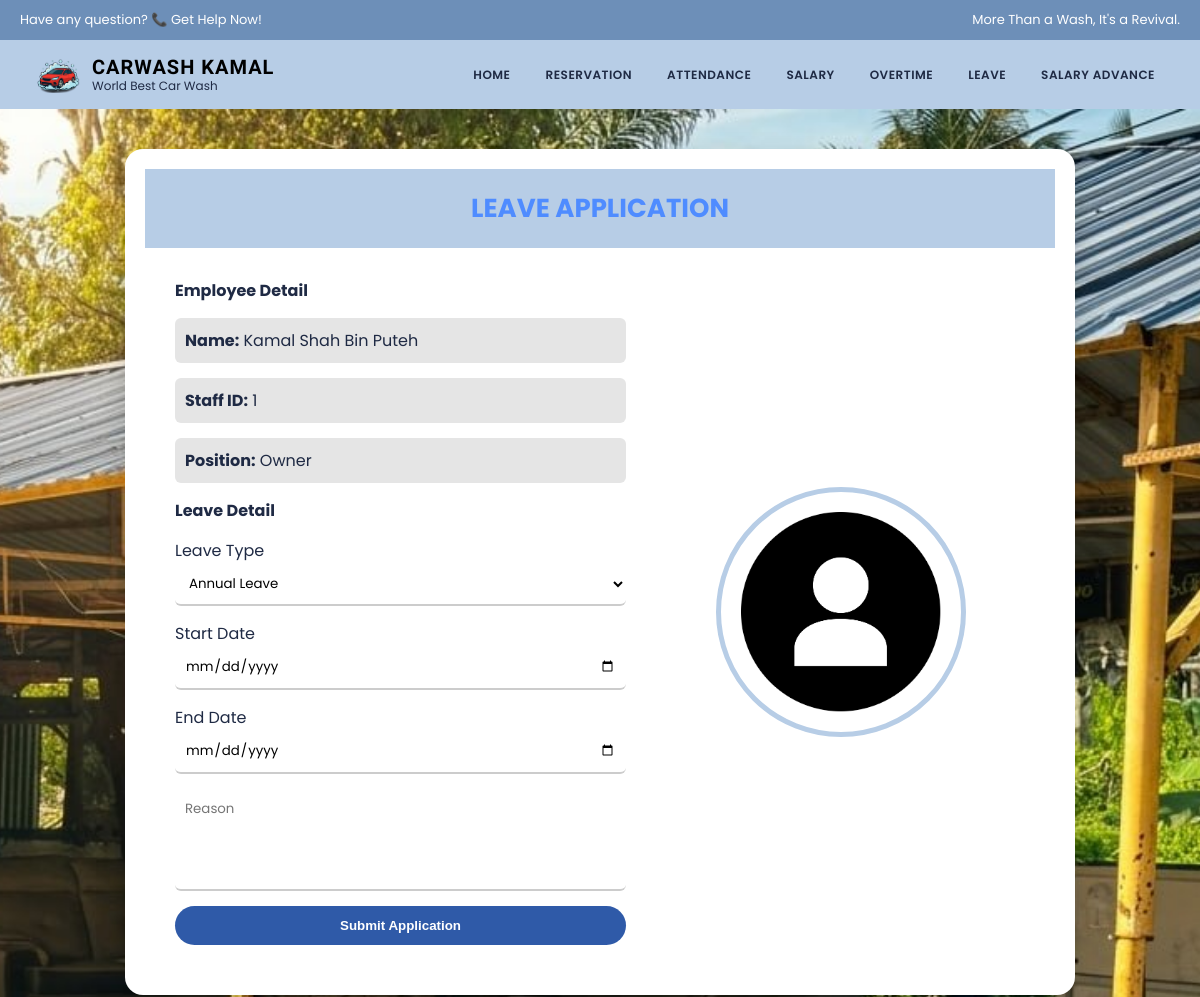
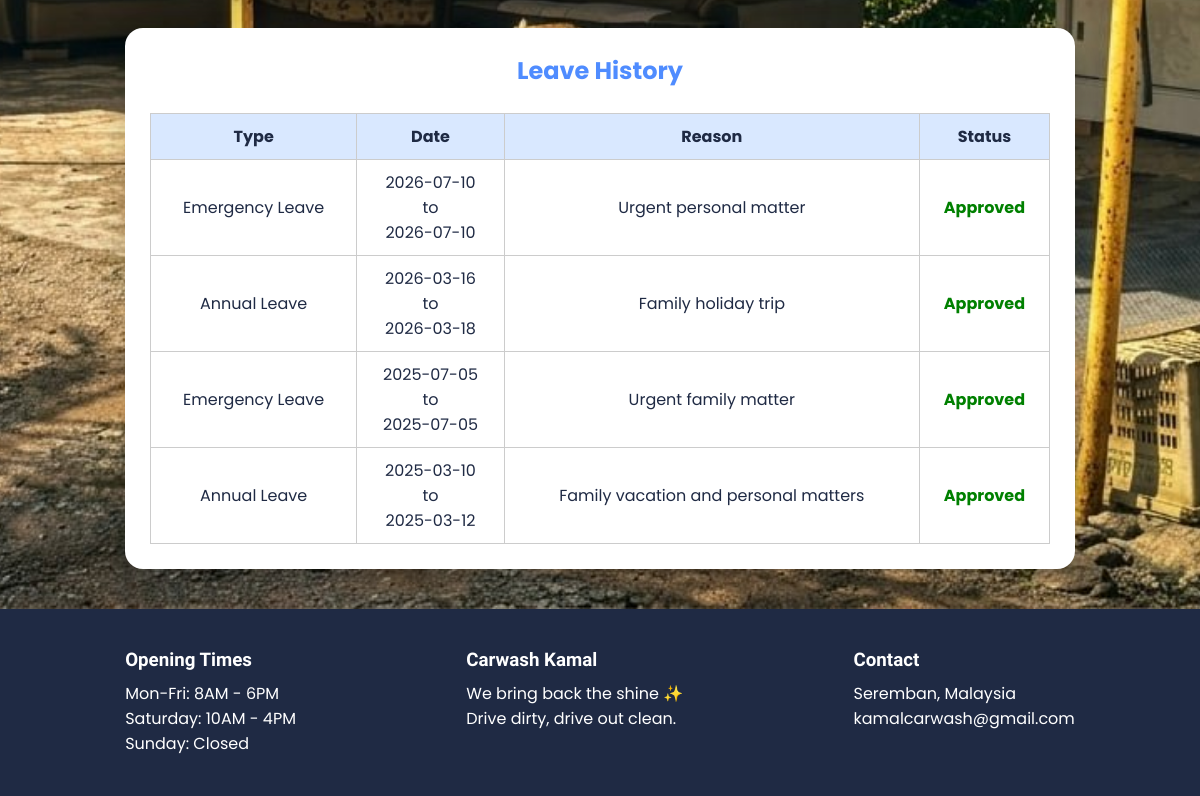
Page /staff/pages/leave.php (signed in) on the committed database (2 pictures, top to bottom).
### tables this page shows
CREATE TABLE `staff` (
  `staff_id` int(11) NOT NULL,
  `staff_name` varchar(50) NOT NULL,
  `staff_email` varchar(100) DEFAULT NULL,
  `staff_password` varchar(255) DEFAULT NULL,
  `staff_phonenum` int(11) NOT NULL,
  `staff_dob` date NOT NULL,
  `staff_state` varchar(50) NOT NULL,
  `staff_hiredate` date NOT NULL,
  `staff_salary` int(11) NOT NULL,
  `staff_job` varchar(20) NOT NULL,
  `staff_gender` tinyint(1) NOT NULL,
  `staff_image` varchar(255) DEFAULT NULL
);

CREATE TABLE `leave_application` (
  `leave_id` int(11) NOT NULL,
  `staff_id` int(11) NOT NULL,
  `leave_type` varchar(50) DEFAULT NULL,
  `start_date` date DEFAULT NULL,
  `end_date` date DEFAULT NULL,
  `reason` text DEFAULT NULL,
  `apply_date` date DEFAULT NULL,
  `status` varchar(20) DEFAULT 'Pending'
);

### staff/pages/leave.php (the view, shortened to what this page needs)
<?php
include("../../config.php");
$staff_id = $_SESSION['staff_id'];
$stmt = $conn->prepare("
    SELECT *
    FROM staff
    WHERE staff_id = ?
");
$stmt->execute([
    $staff_id
]);
$staff = $stmt->fetch();
$stmt = $conn->prepare("
    SELECT *
    FROM leave_application
    WHERE staff_id = ?
    ORDER BY apply_date DESC
");
$stmt->execute([
    $staff_id
]);
$leave_history = $stmt->fetchAll();
?>
<?php include("../includes/header.php"); ?>
<link rel="stylesheet" href="../../CSS/style.css">
<section class="page-bg">
<div class="container">
<div class="card">
<div class="card-header">
LEAVE APPLICATION
</div>
<div class="card-body">
<div class="left">
<div class="section-title">
Employee Detail
</div>
<div class="info-box">
<b>Name:</b>
<?php echo $staff['staff_name']; ?>
</div>
<div class="info-box">
<b>Staff ID:</b>
<?php echo $staff['staff_id']; ?>
</div>
<div class="info-box">
<b>Position:</b>
<?php echo $staff['staff_job']; ?>
</div>
<div class="section-title">
Leave Detail
</div>
<form method="POST">
<div class="input-box">
<label>
Leave Type
</label>
<select name="leave_type" required>
<option>
Annual Leave
</option>
</select>
</div>
<div class="input-box">
<label>
Start Date
</label>
<input
type="date"
name="start_date"
required
>
</div>
<div class="input-box">
<label>
End Date
</label>
<input
type="date"
name="end_date"
required
>
</div>
<div class="input-box">
<textarea
name="reason"
rows="4"
placeholder="Reason"
required
></textarea>
</div>
<button
class="btn-submit"
name="submit"
type="submit"
>
Submit Application
</button>
</form>
</div>
<div class="right">
<img
src="../../images/<?php echo !empty($staff['staff_image']) ? $staff['staff_image'] : 'uploads/default.png'; ?>"
class="staff-profile-img"
>
</div>
</div>
</div>
<div class="history">
<h2>
Leave History
</h2>
<br>
<table>
<tr>
<th>
Type
</th>
<th>
Date
</th>
<th>
Reason
</th>
<th>
Status
</th>
</tr>
<?php foreach($leave_history as $leave){ ?>
<tr>
<td>
<?php echo $leave['leave_type']; ?>
</td>
<td>
<?php echo $leave['start_date']; ?>
<br>
to
<br>
<?php echo $leave['end_date']; ?>
</td>
<td>
<?php echo $leave['reason']; ?>
</td>
<td class="<?php echo strtolower($leave['status']); ?>">
<?php echo $leave['status']; ?>
</td>
</tr>
<?php } ?>
</table>
</div>
</div>
</section>
<?php include("../includes/footer.php"); ?>

### css/style.css (style rules this page uses)
* { margin: 0; padding: 0; box-sizing: border-box; }
.input-box { margin-bottom: 15px; }
.input-box input, .input-box select, .input-box textarea { width: 100%; padding: 10px; border: none; border-bottom: 2px solid #ccc; outline: none; background: transparent; font-family: 'Poppins', sans-serif; }
.card { background: white; border-radius: 15px; box-shadow: 0 10px 25px rgba(0,0,0,0.1); padding: 20px; }

### staff/pages/leave.php (style rules this page uses)
.page-bg { background:url("../../images/hero.jpg") center/cover no-repeat; min-height:100vh; padding:40px 0; display:flex; justify-content:center; }
.container { width:950px; }
.card { background:white; border-radius:18px; overflow:hidden; box-shadow:0 12px 30px rgba(0,0,0,0.2); }
.card-header { background:#b7cde6; text-align:center; padding:20px; color:#4f8cff; font-size:26px; font-weight:bold; }
.card-body { display:flex; padding:30px; gap:30px; }
.left { width:55%; }
.right { width:45%; display:flex; justify-content:center; align-items:center; }
.right img { width:250px; height:250px; border-radius:50%; object-fit:cover; border:5px solid #b7cde6; }
.section-title { font-weight:bold; color:#1f2a44; margin-bottom:15px; }
.info-box { background:#e5e5e5; padding:10px; border-radius:6px; margin-bottom:15px; }
.input-box { margin-bottom:15px; }
input, select, textarea { width:100%; padding:10px; border:1px solid #ccc; border-radius:6px; }
textarea { resize:none; }
.btn-submit { width:100%; padding:12px; border:none; border-radius:30px; background:#2f5aa8; color:white; font-weight:bold; cursor:pointer; }
.history { margin-top:30px; background:white; padding:25px; border-radius:18px; box-shadow:0 12px 30px rgba(0,0,0,0.2); }
.history h2 { text-align:center; color:#4f8cff; }
table { width:100%; border-collapse:collapse; }
th, td { border:1px solid #ccc; padding:10px; text-align:center; }
th { background:#d9e8ff; }
.approved { color:green; font-weight:bold; }

### rows in the picture
staff: staff_name "Kamal Shah Bin Puteh", staff_id "1", staff_job "Owner", staff_image (placeholder picture)
leave_application: leave_type "Emergency Leave", start_date "2026-07-10", end_date "2026-07-10", reason "Urgent personal matter", status "Approved"
leave_application: leave_type "Annual Leave", start_date "2026-03-16", end_date "2026-03-18", reason "Family holiday trip", status "Approved"
leave_application: leave_type "Emergency Leave", start_date "2025-07-05", end_date "2025-07-05", reason "Urgent family matter", status "Approved"
leave_application: leave_type "Annual Leave", start_date "2025-03-10", end_date "2025-03-12", reason "Family vacation and personal matters", status "Approved"
